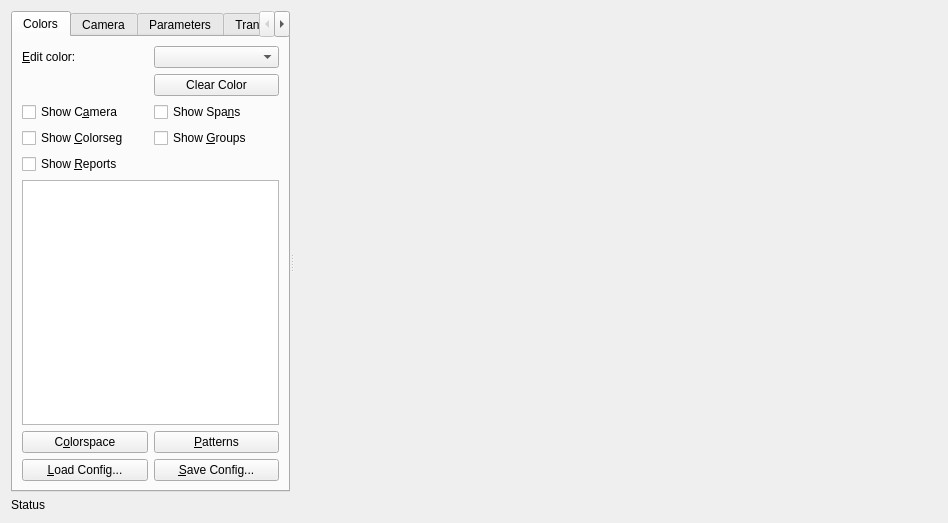
<ui version="4.0" >
 <class>Camera_Window</class>
 <widget class="QWidget" name="Camera_Window" >
  <property name="geometry" >
   <rect>
    <x>0</x>
    <y>0</y>
    <width>948</width>
    <height>523</height>
   </rect>
  </property>
  <property name="windowTitle" >
   <string>Camera</string>
  </property>
  <property name="windowIcon" >
   <iconset resource="vision.qrc" >:/main_icon/horus.png</iconset>
  </property>
  <layout class="QHBoxLayout" >
   <item>
    <widget class="QSplitter" name="splitter" >
     <property name="orientation" >
      <enum>Qt::Horizontal</enum>
     </property>
     <widget class="QWidget" native="1" name="widget" >
      <layout class="QVBoxLayout" >
       <property name="leftMargin" >
        <number>0</number>
       </property>
       <property name="topMargin" >
        <number>0</number>
       </property>
       <property name="rightMargin" >
        <number>0</number>
       </property>
       <property name="bottomMargin" >
        <number>0</number>
       </property>
       <item>
        <widget class="QTabWidget" name="tabWidget" >
         <property name="sizePolicy" >
          <sizepolicy vsizetype="Expanding" hsizetype="Minimum" >
           <horstretch>0</horstretch>
           <verstretch>0</verstretch>
          </sizepolicy>
         </property>
         <property name="currentIndex" >
          <number>0</number>
         </property>
         <widget class="QWidget" name="color_tab" >
          <attribute name="title" >
           <string>Colors</string>
          </attribute>
          <layout class="QGridLayout" >
           <item row="0" column="0" colspan="2" >
            <layout class="QGridLayout" >
             <item row="0" column="0" >
              <widget class="QLabel" name="label_2" >
               <property name="sizePolicy" >
                <sizepolicy vsizetype="Preferred" hsizetype="Minimum" >
                 <horstretch>0</horstretch>
                 <verstretch>0</verstretch>
                </sizepolicy>
               </property>
               <property name="text" >
                <string>&amp;Edit color:</string>
               </property>
               <property name="buddy" >
                <cstring>edit_color</cstring>
               </property>
              </widget>
             </item>
             <item row="0" column="1" >
              <widget class="QComboBox" name="edit_color" />
             </item>
             <item row="1" column="1" >
              <widget class="QPushButton" name="clear_color" >
               <property name="text" >
                <string>Clear Color</string>
               </property>
              </widget>
             </item>
            </layout>
           </item>
           <item row="1" column="0" colspan="2" >
            <layout class="QGridLayout" >
             <item row="0" column="0" >
              <widget class="QCheckBox" name="show_camera" >
               <property name="text" >
                <string>Show C&amp;amera</string>
               </property>
              </widget>
             </item>
             <item row="0" column="1" >
              <widget class="QCheckBox" name="show_span_detail" >
               <property name="text" >
                <string>Show Spa&amp;ns</string>
               </property>
              </widget>
             </item>
             <item row="1" column="0" >
              <widget class="QCheckBox" name="show_colorseg" >
               <property name="text" >
                <string>Show &amp;Colorseg</string>
               </property>
              </widget>
             </item>
             <item row="1" column="1" >
              <widget class="QCheckBox" name="show_groups" >
               <property name="text" >
                <string>Show &amp;Groups</string>
               </property>
              </widget>
             </item>
             <item row="2" column="0" >
              <widget class="QCheckBox" name="show_reports" >
               <property name="text" >
                <string>Show &amp;Reports</string>
               </property>
              </widget>
             </item>
            </layout>
           </item>
           <item row="2" column="0" colspan="2" >
            <widget class="QTableView" name="color_table" >
             <property name="sizePolicy" >
              <sizepolicy vsizetype="Expanding" hsizetype="Minimum" >
               <horstretch>0</horstretch>
               <verstretch>0</verstretch>
              </sizepolicy>
             </property>
            </widget>
           </item>
           <item row="4" column="0" >
            <widget class="QPushButton" name="load_config" >
             <property name="text" >
              <string>&amp;Load Config...</string>
             </property>
            </widget>
           </item>
           <item row="4" column="1" >
            <widget class="QPushButton" name="save_config" >
             <property name="text" >
              <string>&amp;Save Config...</string>
             </property>
            </widget>
           </item>
           <item row="3" column="0" >
            <widget class="QPushButton" name="show_colorspace" >
             <property name="text" >
              <string>C&amp;olorspace</string>
             </property>
            </widget>
           </item>
           <item row="3" column="1" >
            <widget class="QPushButton" name="show_patterns" >
             <property name="text" >
              <string>&amp;Patterns</string>
             </property>
            </widget>
           </item>
          </layout>
         </widget>
         <widget class="QWidget" name="camera_tab" >
          <attribute name="title" >
           <string>Camera</string>
          </attribute>
         </widget>
         <widget class="QWidget" name="params_tab" >
          <attribute name="title" >
           <string>Parameters</string>
          </attribute>
          <layout class="QVBoxLayout" >
           <item>
            <widget class="QGroupBox" name="groupBox" >
             <property name="title" >
              <string>Spanner</string>
             </property>
             <layout class="QGridLayout" >
              <item row="1" column="0" >
               <widget class="QLabel" name="label" >
                <property name="text" >
                 <string>Max gap:</string>
                </property>
               </widget>
              </item>
              <item row="1" column="1" >
               <widget class="QSpinBox" name="max_gap" />
              </item>
              <item row="2" column="0" >
               <widget class="QLabel" name="label_3" >
                <property name="text" >
                 <string>Min span pixels:</string>
                </property>
               </widget>
              </item>
              <item row="2" column="1" >
               <widget class="QSpinBox" name="min_span_pixels" >
                <property name="minimum" >
                 <number>1</number>
                </property>
               </widget>
              </item>
              <item row="3" column="0" >
               <widget class="QLabel" name="label_4" >
                <property name="text" >
                 <string>Min group width:</string>
                </property>
               </widget>
              </item>
              <item row="3" column="1" >
               <widget class="QSpinBox" name="min_group_width" />
              </item>
              <item row="4" column="0" >
               <widget class="QLabel" name="label_5" >
                <property name="text" >
                 <string>Max group width:</string>
                </property>
               </widget>
              </item>
              <item row="4" column="1" >
               <widget class="QSpinBox" name="max_group_width" />
              </item>
              <item row="5" column="0" >
               <widget class="QLabel" name="label_6" >
                <property name="text" >
                 <string>Min group height:</string>
                </property>
               </widget>
              </item>
              <item row="5" column="1" >
               <widget class="QSpinBox" name="min_group_height" />
              </item>
              <item row="6" column="0" >
               <widget class="QLabel" name="label_7" >
                <property name="text" >
                 <string>Max group height:</string>
                </property>
               </widget>
              </item>
              <item row="6" column="1" >
               <widget class="QSpinBox" name="max_group_height" />
              </item>
              <item row="7" column="0" >
               <widget class="QLabel" name="label_8" >
                <property name="text" >
                 <string>Min aspect:</string>
                </property>
               </widget>
              </item>
              <item row="7" column="1" >
               <widget class="QDoubleSpinBox" name="min_aspect" >
                <property name="singleStep" >
                 <double>0.100000000000000</double>
                </property>
               </widget>
              </item>
              <item row="8" column="0" >
               <widget class="QLabel" name="label_9" >
                <property name="text" >
                 <string>Max aspect:</string>
                </property>
               </widget>
              </item>
              <item row="8" column="1" >
               <widget class="QDoubleSpinBox" name="max_aspect" >
                <property name="singleStep" >
                 <double>0.100000000000000</double>
                </property>
               </widget>
              </item>
              <item row="0" column="0" >
               <widget class="QLabel" name="label_11" >
                <property name="text" >
                 <string>Color:</string>
                </property>
               </widget>
              </item>
              <item row="0" column="1" >
               <widget class="QComboBox" name="spanner_color" />
              </item>
             </layout>
            </widget>
           </item>
           <item>
            <widget class="QGroupBox" name="groupBox_2" >
             <property name="title" >
              <string>View</string>
             </property>
             <layout class="QGridLayout" >
              <item row="0" column="0" >
               <widget class="QLabel" name="label_10" >
                <property name="text" >
                 <string>Robot diameter (m):</string>
                </property>
               </widget>
              </item>
              <item row="0" column="1" >
               <widget class="QDoubleSpinBox" name="robot_diameter" >
                <property name="decimals" >
                 <number>3</number>
                </property>
                <property name="minimum" >
                 <double>0.000000000000000</double>
                </property>
                <property name="maximum" >
                 <double>1.000000000000000</double>
                </property>
               </widget>
              </item>
             </layout>
            </widget>
           </item>
           <item>
            <spacer>
             <property name="orientation" >
              <enum>Qt::Vertical</enum>
             </property>
             <property name="sizeHint" >
              <size>
               <width>20</width>
               <height>40</height>
              </size>
             </property>
            </spacer>
           </item>
          </layout>
         </widget>
         <widget class="QWidget" name="transform_tab" >
          <attribute name="title" >
           <string>Transform</string>
          </attribute>
          <layout class="QVBoxLayout" >
           <item>
            <layout class="QHBoxLayout" >
             <item>
              <widget class="QLabel" name="label_15" >
               <property name="text" >
                <string>Setup:</string>
               </property>
              </widget>
             </item>
             <item>
              <widget class="QComboBox" name="setup_type" >
               <property name="sizePolicy" >
                <sizepolicy vsizetype="Fixed" hsizetype="Expanding" >
                 <horstretch>0</horstretch>
                 <verstretch>0</verstretch>
                </sizepolicy>
               </property>
               <item>
                <property name="text" >
                 <string>&lt;none></string>
                </property>
               </item>
               <item>
                <property name="text" >
                 <string>Distortion</string>
                </property>
               </item>
               <item>
                <property name="text" >
                 <string>Transform Robots</string>
                </property>
               </item>
               <item>
                <property name="text" >
                 <string>Transform Ball</string>
                </property>
               </item>
              </widget>
             </item>
            </layout>
           </item>
           <item>
            <layout class="QHBoxLayout" >
             <item>
              <spacer>
               <property name="orientation" >
                <enum>Qt::Horizontal</enum>
               </property>
               <property name="sizeHint" >
                <size>
                 <width>40</width>
                 <height>20</height>
                </size>
               </property>
              </spacer>
             </item>
             <item>
              <widget class="QPushButton" name="setup_ok" >
               <property name="enabled" >
                <bool>false</bool>
               </property>
               <property name="text" >
                <string>OK</string>
               </property>
              </widget>
             </item>
             <item>
              <widget class="QPushButton" name="setup_cancel" >
               <property name="enabled" >
                <bool>false</bool>
               </property>
               <property name="text" >
                <string>Cancel</string>
               </property>
              </widget>
             </item>
             <item>
              <spacer>
               <property name="orientation" >
                <enum>Qt::Horizontal</enum>
               </property>
               <property name="sizeHint" >
                <size>
                 <width>40</width>
                 <height>20</height>
                </size>
               </property>
              </spacer>
             </item>
            </layout>
           </item>
           <item>
            <widget class="QLabel" name="label_12" >
             <property name="text" >
              <string>Reference points:</string>
             </property>
            </widget>
           </item>
           <item>
            <widget class="QTableView" name="ref_table" >
             <property name="selectionMode" >
              <enum>QAbstractItemView::SingleSelection</enum>
             </property>
             <property name="selectionBehavior" >
              <enum>QAbstractItemView::SelectRows</enum>
             </property>
            </widget>
           </item>
           <item>
            <layout class="QGridLayout" >
             <item row="0" column="0" >
              <widget class="QLabel" name="label_16" >
               <property name="text" >
                <string>Undistorted:</string>
               </property>
              </widget>
             </item>
             <item row="0" column="1" >
              <widget class="QLabel" name="und_pos" >
               <property name="text" >
                <string>x,y</string>
               </property>
              </widget>
             </item>
             <item row="1" column="0" >
              <widget class="QLabel" name="label_14" >
               <property name="sizePolicy" >
                <sizepolicy vsizetype="Preferred" hsizetype="Preferred" >
                 <horstretch>0</horstretch>
                 <verstretch>0</verstretch>
                </sizepolicy>
               </property>
               <property name="text" >
                <string>Robot:</string>
               </property>
              </widget>
             </item>
             <item row="1" column="1" >
              <widget class="QLabel" name="robot_pos" >
               <property name="text" >
                <string>x,y</string>
               </property>
              </widget>
             </item>
             <item row="2" column="0" >
              <widget class="QLabel" name="label_13" >
               <property name="text" >
                <string>Ball:</string>
               </property>
              </widget>
             </item>
             <item row="2" column="1" >
              <widget class="QLabel" name="ball_pos" >
               <property name="text" >
                <string>x,y</string>
               </property>
              </widget>
             </item>
            </layout>
           </item>
          </layout>
         </widget>
        </widget>
       </item>
       <item>
        <widget class="QLabel" name="status" >
         <property name="text" >
          <string>Status</string>
         </property>
        </widget>
       </item>
      </layout>
     </widget>
     <widget class="GL_Camera_View" native="1" name="view" >
      <property name="sizePolicy" >
       <sizepolicy vsizetype="Expanding" hsizetype="Expanding" >
        <horstretch>0</horstretch>
        <verstretch>0</verstretch>
       </sizepolicy>
      </property>
      <property name="minimumSize" >
       <size>
        <width>640</width>
        <height>480</height>
       </size>
      </property>
     </widget>
    </widget>
   </item>
  </layout>
 </widget>
 <customwidgets>
  <customwidget>
   <class>GL_Camera_View</class>
   <extends>QWidget</extends>
   <header>../GL_Camera_View.h</header>
   <container>1</container>
  </customwidget>
 </customwidgets>
 <resources>
  <include location="vision.qrc" />
 </resources>
 <connections/>
</ui>
